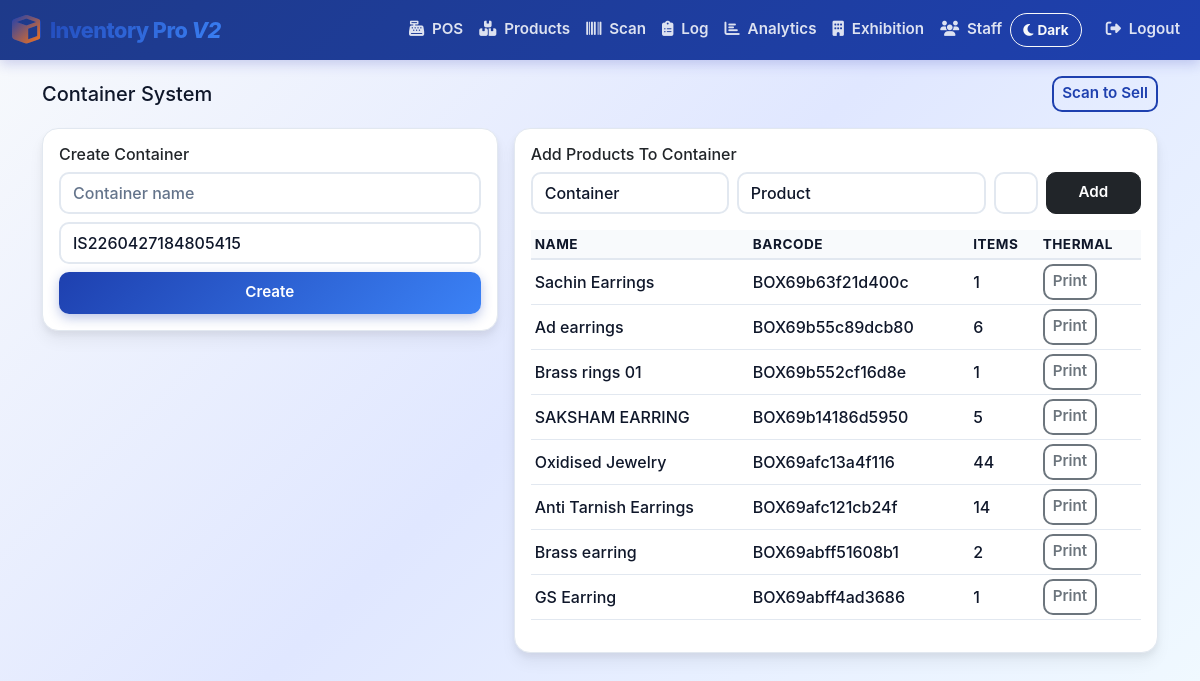
/admin/containers.php (signed in), run on the app's committed database.
### tables this page shows
CREATE TABLE IF NOT EXISTS containers (
    id INT AUTO_INCREMENT PRIMARY KEY,
    container_name VARCHAR(191) NOT NULL,
    barcode VARCHAR(120) NOT NULL UNIQUE,
    created_at TIMESTAMP DEFAULT CURRENT_TIMESTAMP
);

### includes/auth.php (called while the page is built, shortened)
<?php
require_once __DIR__ . '/functions.php';
function is_admin(): bool
{
    return isset($_SESSION['user_role']) && $_SESSION['user_role'] === 'admin';
}

### includes/functions.php (called while the page is built, shortened)
<?php
function e(string $value): string
{
    return htmlspecialchars($value, ENT_QUOTES, 'UTF-8');
}
function generate_barcode(): string
{
    return 'IS2' . date('ymdHis') . random_int(100, 999);
}

### admin/containers.php (the view, shortened to what this page needs)
<?php
require_once __DIR__ . '/../includes/auth.php';
$containers = $pdo->query('SELECT c.*, COUNT(ci.id) AS item_count
                           FROM containers c
                           LEFT JOIN container_items ci ON ci.container_id = c.id
                           GROUP BY c.id
                           ORDER BY c.id DESC')->fetchAll();
require_once __DIR__ . '/../includes/header.php';
?>
<div class="d-flex justify-content-between align-items-center mb-3">
    <h5 class="mb-0">Container System</h5>
    <a href="<?= BASE_URL ?>admin/scan.php" class="btn btn-outline-primary btn-sm">Scan to Sell</a>
</div>
<div class="row g-3">
    <div class="col-12 col-md-5">
        <div class="card">
            <div class="card-body">
                <h6>Create Container</h6>
                <form method="post" class="row g-2">
                    <div class="col-12">
                        <input type="text" name="container_name" class="form-control" placeholder="Container name" required>
                    </div>
                    <div class="col-12">
                        <input type="text" name="barcode" class="form-control" placeholder="Barcode" value="<?= e(generate_barcode()) ?>" required>
                    </div>
                    <div class="col-12 d-grid">
                        <button class="btn btn-is2">Create</button>
                    </div>
                </form>
            </div>
        </div>
    </div>
    <div class="col-12 col-md-7">
        <div class="card">
            <div class="card-body">
                <h6>Add Products To Container</h6>
                <form method="post" class="row g-2 mb-3">
                    <div class="col-12 col-md-4">
                        <select name="container_id" class="form-select" required>
                            <option value="">Container</option>
                        </select>
                    </div>
                    <div class="col-12 col-md-5">
                        <select name="product_id" class="form-select" required>
                            <option value="">Product</option>
                        </select>
                    </div>
                    <div class="col-6 col-md-1">
                        <input type="number" name="quantity" min="1" value="1" class="form-control" required>
                    </div>
                    <div class="col-6 col-md-2 d-grid">
                        <button class="btn btn-dark">Add</button>
                    </div>
                </form>
                <div class="table-responsive">
                    <table class="table table-sm align-middle">
                        <thead><tr><th>Name</th><th>Barcode</th><th>Items</th><th>Thermal</th></tr></thead>
                        <tbody>
                        <?php foreach ($containers as $c): ?>
                            <tr>
                                <td><?= e($c['container_name']) ?></td>
                                <td><?= e($c['barcode']) ?></td>
                                <td><?= (int)$c['item_count'] ?></td>
                                <td><a href="<?= BASE_URL ?>admin/thermal_labels.php?container_id=<?= (int)$c['id'] ?>" class="btn btn-sm btn-outline-secondary">Print</a></td>
                            </tr>
                        <?php endforeach; ?>
                        </tbody>
                    </table>
                </div>
            </div>
        </div>
    </div>
</div>
<?php require_once __DIR__ . '/../includes/footer.php'; ?>

### includes/header.php (shortened to what this page needs)
<!doctype html>
<html lang="en">
<head>
    <link href="https://cdn.jsdelivr.net/npm/bootstrap@5.3.3/dist/css/bootstrap.min.css" rel="stylesheet">
    <link href="https://cdnjs.cloudflare.com/ajax/libs/font-awesome/6.5.2/css/all.min.css" rel="stylesheet">
</head>
<body>
<nav class="navbar navbar-expand-lg navbar-dark bg-is2 sticky-top">
    <div class="container-fluid">
        <a class="navbar-brand" href="<?= BASE_URL ?>admin/dashboard.php">
            <i class="fas fa-cube"></i>
            <span>Inventory Pro <span style="color: var(--ipv2-accent); font-style: italic;">V2</span></span>
        </a>
        <div class="collapse navbar-collapse" id="topMenu">
            <ul class="navbar-nav ms-auto mb-2 mb-lg-0">
                <li class="nav-item"><a class="nav-link" href="<?= BASE_URL ?>admin/pos.php"><i class="fas fa-cash-register me-1"></i> POS</a></li>
                <li class="nav-item"><a class="nav-link" href="<?= BASE_URL ?>admin/products.php"><i class="fas fa-boxes-stacked me-1"></i> Products</a></li>
                <li class="nav-item"><a class="nav-link" href="<?= BASE_URL ?>admin/scan.php"><i class="fas fa-barcode me-1"></i> Scan</a></li>
                <?php if (is_admin()): ?>
                <li class="nav-item"><a class="nav-link" href="<?= BASE_URL ?>admin/inventory_log.php"><i class="fas fa-clipboard-list me-1"></i> Log</a></li>
                <li class="nav-item"><a class="nav-link" href="<?= BASE_URL ?>admin/analytics.php"><i class="fas fa-chart-bar me-1"></i> Analytics</a></li>
                <li class="nav-item"><a class="nav-link" href="<?= BASE_URL ?>admin/exhibition_analysis.php"><i class="fas fa-building me-1"></i> Exhibition</a></li>
                <li class="nav-item"><a class="nav-link" href="<?= BASE_URL ?>admin/users.php"><i class="fas fa-users me-1"></i> Staff</a></li>
                <?php endif; ?>
                <li class="nav-item d-flex align-items-center me-2">
                    <button type="button" id="themeToggleBtn" class="btn btn-sm btn-outline-light theme-toggle-btn" onclick="toggleTheme()">
                    </button>
                </li>
                <li class="nav-item"><a class="nav-link ms-2" href="<?= BASE_URL ?>logout.php"><i class="fas fa-sign-out-alt me-1"></i> Logout</a></li>
            </ul>
        </div>
    </div>
</nav>
<div class="container py-3">

### includes/footer.php (shortened to what this page needs)
</div>
</body>
</html>

### includes/header.php (style rules this page uses)
:root { --ipv2-primary: #1e40af; --ipv2-primary-dark: #1e3a8a; --ipv2-primary-light: #3b82f6; --ipv2-accent: #f97316; --ipv2-success: #10b981; --ipv2-danger: #ef4444; --ipv2-warning: #f59e0b; --ipv2-soft-bg: #f8fafc; --ipv2-ink: #0f172a; --ipv2-text-muted: #64748b; --ipv2-page-bg: linear-gradient(135deg, #f8fafc 0%, #e0e7ff 50%, #f0f9ff 100%); --ipv2-surface: #ffffff; --ipv2-border: #e2e8f0; --ipv2-nav-bg: #ffffff; --bs-primary: #1e40af; --bs-success: #10b981; --bs-warning: #f59e0b; --bs-danger: #ef4444; }
* { transition: all 0.2s ease; }
body { background: var(--ipv2-page-bg); font-family: -apple-system, BlinkMacSystemFont, "Segoe UI", "Roboto", "Oxygen", "Ubuntu", "Cantarell", sans-serif; color: var(--ipv2-ink); padding-bottom: 80px; overflow-x: hidden; font-weight: 500; }
.card { border: 1px solid var(--ipv2-border); box-shadow: 0 4px 6px rgba(0, 0, 0, 0.05), 0 10px 15px rgba(0, 0, 0, 0.05); border-radius: 16px; background: var(--ipv2-surface); overflow: hidden; }
.navbar-brand { font-weight: 800; font-size: 1.35rem; background: linear-gradient(135deg, var(--ipv2-primary), var(--ipv2-primary-light)); -webkit-background-clip: text; -webkit-text-fill-color: transparent; background-clip: text; letter-spacing: -0.5px; display: flex; align-items: center; gap: 0.6rem; }
.navbar-brand i { font-size: 1.8rem; background: linear-gradient(135deg, var(--ipv2-primary), var(--ipv2-accent)); -webkit-background-clip: text; -webkit-text-fill-color: transparent; background-clip: text; }
.navbar .nav-link { padding-top: 0.65rem; padding-bottom: 0.65rem; font-weight: 600; font-size: 0.95rem; color: rgba(255, 255, 255, 0.85) !important; position: relative; }
.navbar .nav-link::after { content: ''; position: absolute; bottom: 0; left: 0; width: 0; height: 2px; background: var(--ipv2-accent); transition: width 0.3s ease; }
.bg-is2 { background: linear-gradient(135deg, var(--ipv2-primary-dark), var(--ipv2-primary)) !important; box-shadow: 0 4px 12px rgba(30, 40, 175, 0.2); }
.btn-is2 { background: linear-gradient(135deg, var(--ipv2-primary), var(--ipv2-primary-light)); color: #fff; border: none; font-weight: 600; border-radius: 10px; padding: 0.6rem 1.5rem; font-size: 0.95rem; box-shadow: 0 4px 12px rgba(30, 64, 175, 0.3); }
.btn-outline-primary { border-color: var(--ipv2-primary); color: var(--ipv2-primary); font-weight: 600; border-radius: 10px; border-width: 2px; }
.btn { font-weight: 600; border-radius: 10px; font-size: 0.95rem; }
.btn-outline-secondary { border-radius: 10px; border-width: 2px; font-weight: 600; }
.form-control, .form-select, .btn { min-height: 42px; }
.btn-sm, .form-control-sm, .form-select-sm { min-height: 36px; }
.form-control, .form-select { border: 2px solid var(--ipv2-border); border-radius: 10px; font-weight: 500; background: var(--ipv2-surface); color: var(--ipv2-ink); }
.table-responsive { -webkit-overflow-scrolling: touch; }
.table { font-weight: 500; color: var(--ipv2-ink); }
.table th { background: var(--ipv2-soft-bg); color: var(--ipv2-ink); font-weight: 700; border-bottom: 2px solid #e2e8f0; text-transform: uppercase; font-size: 0.85rem; letter-spacing: 0.5px; }
.table td { vertical-align: middle; border-bottom: 1px solid var(--ipv2-border); }
.theme-toggle-btn { border-radius: 999px; min-height: 34px; padding: 0.35rem 0.75rem; font-size: 0.85rem; font-weight: 700; border-width: 1.5px; }
.table > :not(caption) > * > * { color: var(--ipv2-ink); border-color: var(--ipv2-border); }
.form-control::placeholder { color: var(--ipv2-text-muted); opacity: 1; }
@media (min-width: 992px) { body { padding-bottom: 20px; } }

### data on the page
containers: container_name "Sachin Earrings", barcode "BOX69b63f21d400c", item_count "1"
containers: container_name "Ad earrings", barcode "BOX69b55c89dcb80", item_count "6"
containers: container_name "Brass rings 01", barcode "BOX69b552cf16d8e", item_count "1"
containers: container_name "SAKSHAM EARRING", barcode "BOX69b14186d5950", item_count "5"
containers: container_name "Oxidised Jewelry", barcode "BOX69afc13a4f116", item_count "44"
containers: container_name "Anti Tarnish Earrings", barcode "BOX69afc121cb24f", item_count "14"
containers: container_name "Brass earring", barcode "BOX69abff51608b1", item_count "2"
containers: container_name "GS Earring", barcode "BOX69abff4ad3686", item_count "1"
